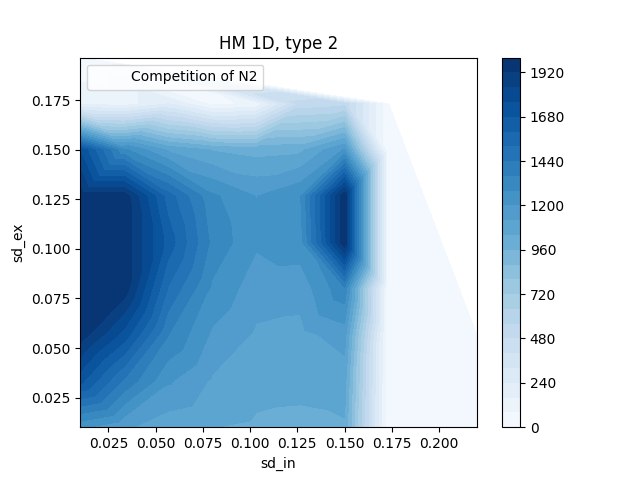

This figure's Python source:
import pandas as pd
import numpy as np
import matplotlib.pyplot as plt


data = pd.read_csv("HM_1D.csv")
new_data = data[np.isfinite(data['N 2'])]
plt.title('HM 1D, type 2')
contour = plt.tricontourf(new_data['sd_in'], new_data['sd_ex'], new_data['N 2'], cmap='Blues', levels=25)
plt.colorbar(contour)
plt.xlabel('sd_in')
plt.ylabel('sd_ex')
plt.plot([], [], ' ', label='Competition of N2')
plt.legend(loc=2)
plt.savefig("HM_1D_type_2.png")
plt.show()
